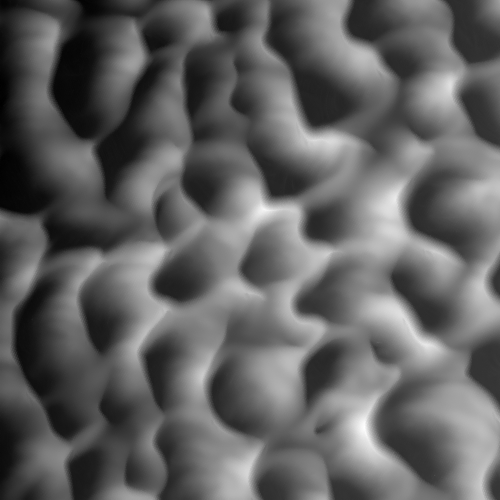
%> input picture test.png, 500 x 500 px
$ octave project.m   (GNU Octave 9; MATLAB toolbox functions it lacks are replaced by stand-ins)
%> lines starting %> are read from the running program, lines starting %| are printed output that depends on the picture
%%Project: Edge Detection Comparsion
%%Name: Ruotian Liu
%%Date: 04/22/2017

%%Loading image
%To correctly load the image, please relpace the address of the image inside
%the imread function if the image is not under the same folder as this
%program
testImg = imread('test.png');
%> testImg is the input picture: size 500x500 uint16; min 5000, max 17620, mean 9838.1

%%Function calling
%%checkRGB function determines if the image is RGB
%%if the image is RGB, convert to grayscale
newIMG = checkRGB(testImg);

%%adjusting contrast of the image
adjIMG = imadjust(newIMG);
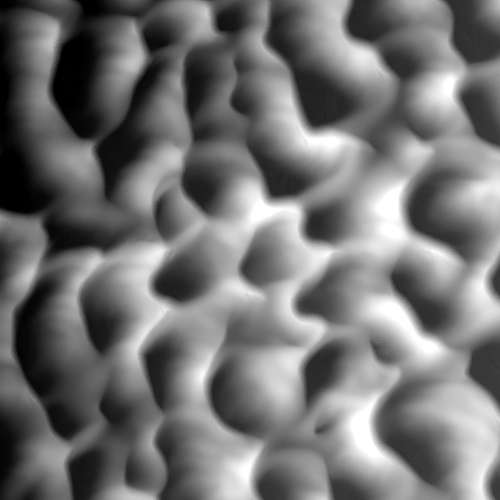
%> adjIMG: size 500x500 uint16; min 0, max 65535, mean 29525.7; drawn with min black and max white

%%sobel edge detection
sobelIMG = edge(newIMG,'sobel');
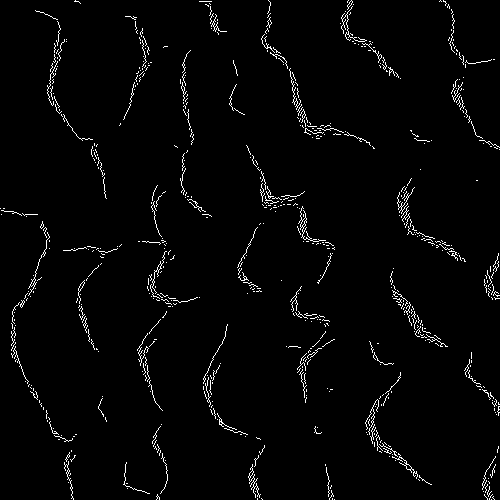
%> sobelIMG: size 500x500 logical; 2.4% white in thin lines or dots
%figure, imshow(sobelIMG);
%%canny edge detection
cannyIMG = edge(newIMG,'canny');
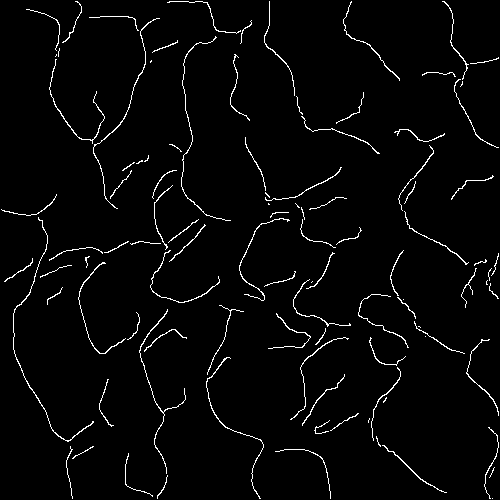
%> cannyIMG: size 500x500 logical; 2.7% white in thin lines or dots
%figure, imshow(cannyIMG);

%%since the Fuzzy logic operated on double-precision numbers only in
%%matlab,
%%convert adjusted image to a double array
doubleIMG = im2double(adjIMG);

%%calcualte image gradient on x-axis and y-axis
%%gradients are needed for calculating the breaks in the image
gradientX = [-1 1];
gradientY = gradientX';
IMGx = conv2(doubleIMG,gradientX,'same');
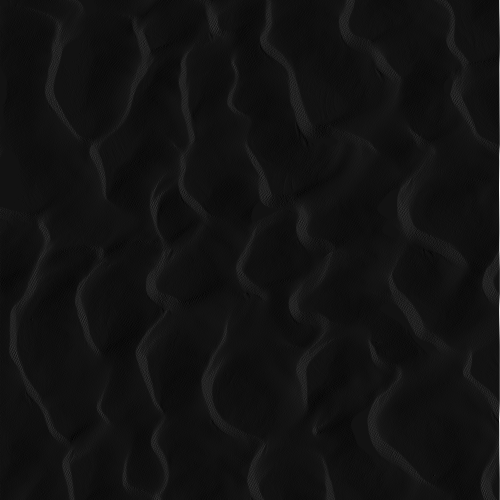
%> IMGx: size 500x500 double; min -0.073, max 0.945, mean 0.0003; drawn with min black and max white
IMGy = conv2(doubleIMG,gradientY,'same');

%%display the gradient along x-axis
%%using default colormap to display the image clear
figure
subplot(1,2,1)
image(IMGx,'CDataMapping','scaled')
colormap default
title('gradient along x-axis')
%%display the gradient along y-axis
subplot(1,2,2)
image(IMGy,'CDataMapping','scaled')
colormap default
title('gradient along y-axis')

%%Fuzzy Logic Image
%%reference to Fuzzy Logic Toolbox in the help section
%%Create new Fuzzy Inference System with newfis function
edgeDetec = newfis('newSystem');
getfis(edgeDetec);
%%add variables into the system with addvar function
edgeDetec = addvar(edgeDetec,'input','IMGx',[-1 1]);
edgeDetec = addvar(edgeDetec,'input','IMGy',[-1 1]);

X = 0.1;
Y = 0.1;
%%add membership functions to the system
edgeDetec = addmf(edgeDetec,'input',1,'zero','gaussmf',[X 0]);
edgeDetec = addmf(edgeDetec,'input',2,'zero','gaussmf',[Y 0]);

edgeDetec = addvar(edgeDetec,'output','IMGout',[0 1]);

%%function configiration
white1 = 0.1;
white2 = 1;
white3 = 1;
black1 = 0;
black2 = 0;
black3 = 0.7;
%> the run ends on the next line
edgeDetec = addmf(edgeDetec,'output',1,'white','trimf',[white1 white2 white3]);
% [83 lines not run here, left out]
function isRGB = checkRGB(IMG)
    if size(IMG,3) == 3
        isRGB = rgb2gray(IMG);
    end
    if size(IMG,3) < 3
           isRGB = IMG;
    end
end
